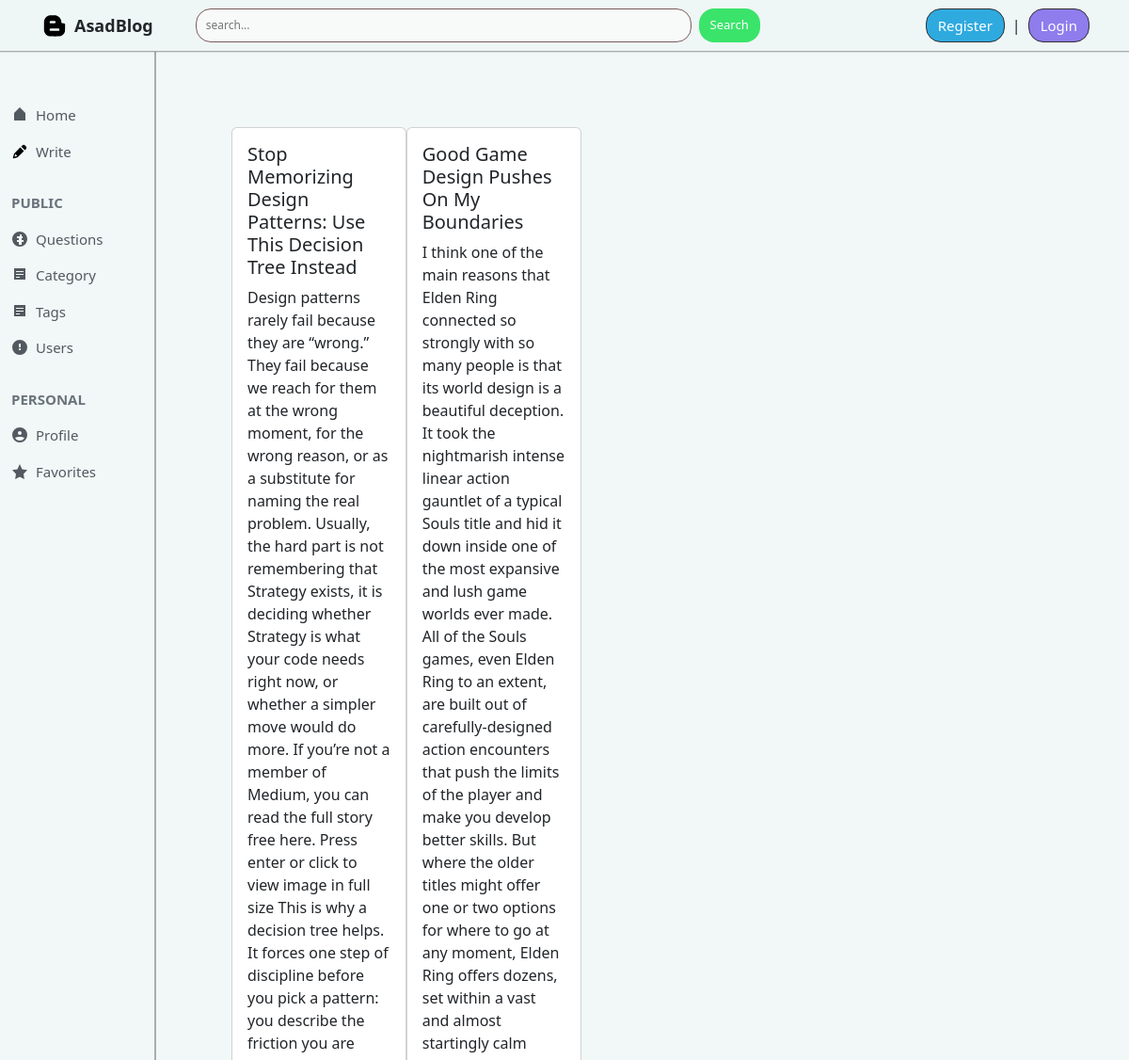
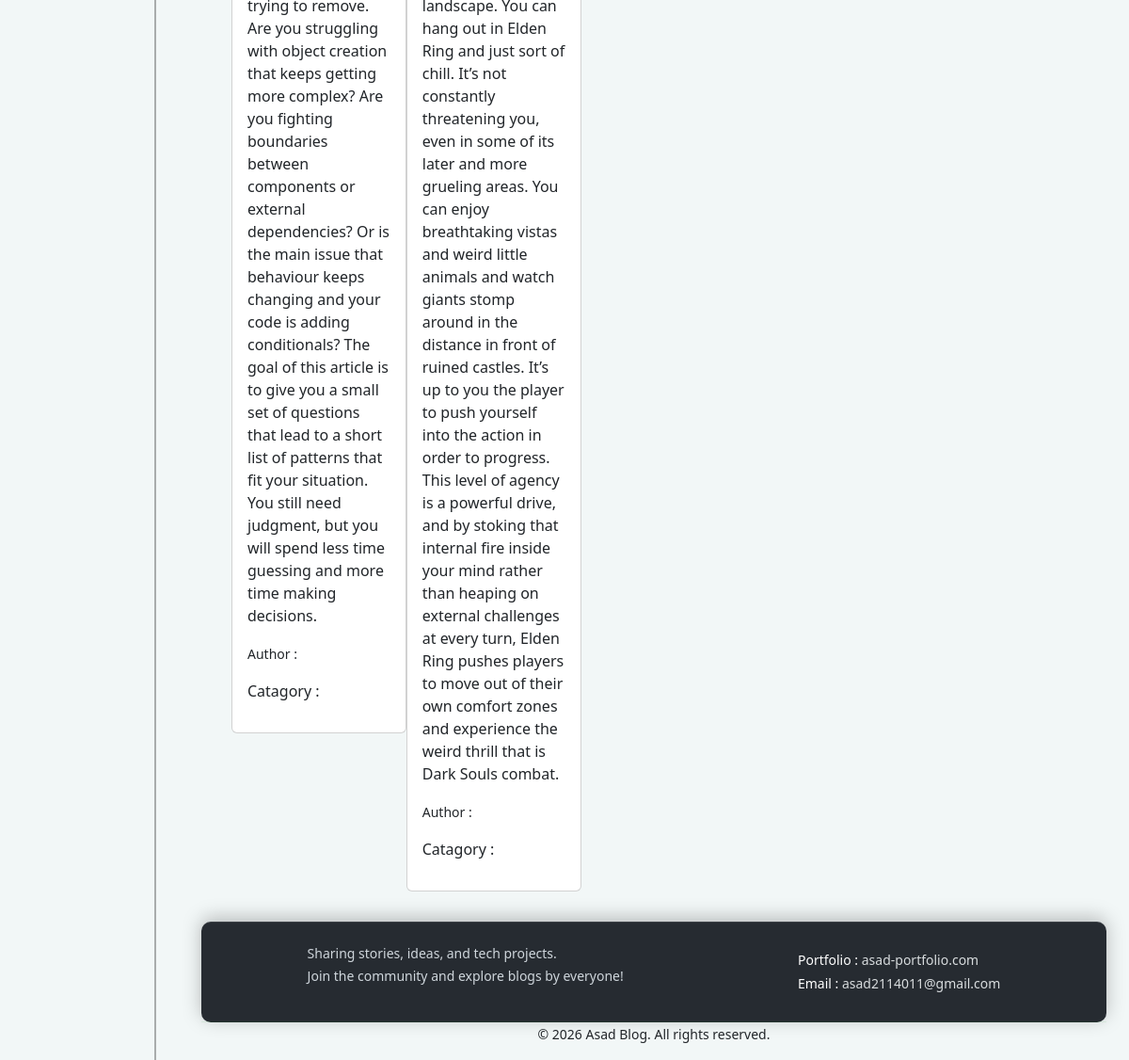
The page / on the database its author committed (2 pictures, top to bottom).
### posts/models.py (models this page shows, shortened)
class Post(models.Model):
    title=models.CharField(max_length=200)
    slug=models.SlugField(max_length=250,unique=True,blank=True)
    content=models.TextField()
    post_image=models.ImageField(upload_to='posts/',blank=True,null=True)
    view_count=models.PositiveIntegerField(default=0)
    catagory=models.ForeignKey(catagory,on_delete=models.PROTECT,related_name='posts')
    author=models.ForeignKey(Author,on_delete=models.CASCADE,related_name='posts')
    tags=models.ManyToManyField(Tag,blank=True,related_name='posts')
    created_at=models.DateTimeField(auto_now_add=True)
    updated_at=models.DateTimeField(auto_now=True)
    class Meta:
        ordering=['-created_at']

### blog_project/views.py (the view)
# urls.py: 2. Add a URL to urlpatterns:  path('', views.home, name='home')
def home(request,catagory_slug=None):
    data=Post.objects.all()
    if catagory_slug is not None:
        catagorys=catagory.objects.get(slug= catagory_slug)
        data=Post.objects.filter(catagory=catagorys)
    catagories=catagory.objects.all()
    return render(request,'home.html',{'data':data,'catagory':catagories})

### templates/home.html (shortened to what this page needs)
{% extends 'base.html' %}
{% load static %}
{% block content %}
 <div class="d-flex flex-wrap p-3">
    <div class="col-10 p-3">
        <div class="d-flex flex-wrap pt-4">
            {% for post in data %}
            <div class="col-sm-3">
                <div class="card">
                    <div class="card-body">
                        <h5 class="card-title">{{post.title}} </h5>
                        <p class="card-text">{{post.content}} </p>
                        <p>
                            <small>Author : {{post.author.first_name}} {{post.author.last_name}} </small>
                        </p>
                        <p>Catagory :
                        </p>
                    </div>
                </div>
            </div>
            {% endfor %}
        </div>
    </div>
</div>
{% endblock %}

### static/css/base.css (style rules this page uses)
body { background-color: #f2f7f7; margin: 0; display: flex; flex-direction: column; min-height: 100vh; }

### rows shown on the page
Post: title "Stop Memorizing Design Patterns: Use This Decision Tree Instead", content "Design patterns rarely fail because they are “wrong.” They fail because we reach for them at the wrong moment, for the wrong reason, or as a substitute for naming the real problem. Usually, the hard part is not remembering that Strategy exists, it is deciding whether Strategy is what your code needs right now, or whether a simpler move would do more. If you’re not a member of Medium, you can read the full story free here. Press enter or click to view image in full size This is why a decision tree helps. It forces one step of discipline before you pick a pattern: you describe the friction you are trying to remove. Are you struggling with object creation that keeps getting more complex? Are…"
Post: title "Good Game Design Pushes On My Boundaries", content "I think one of the main reasons that Elden Ring connected so strongly with so many people is that its world design is a beautiful deception. It took the nightmarish intense linear action gauntlet of a typical Souls title and hid it down inside one of the most expansive and lush game worlds ever made. All of the Souls games, even Elden Ring to an extent, are built out of carefully-designed action encounters that push the limits of the player and make you develop better skills. But where the older titles might offer one or two options for where to go at any moment, Elden Ring offers dozens, set within a vast and almost startingly calm landscape. You can hang out in Elden Ring and just sort of…"
